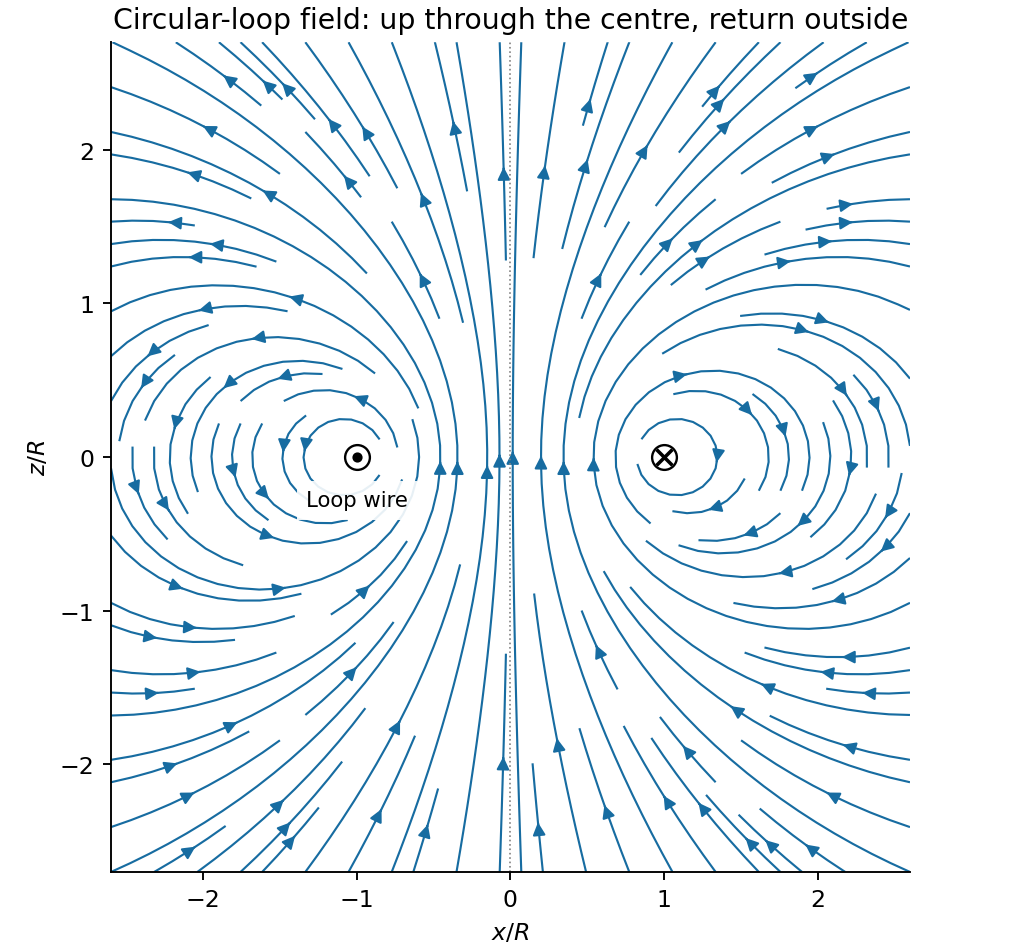

Write the Python code that produced this figure.
"""Original field-line plot from direct loop Biot-Savart integration."""
import numpy as np
import matplotlib.pyplot as plt
plt.rcParams.update({'font.size':10})
s=np.linspace(-2.6,2.6,151);z=np.linspace(-2.7,2.7,161);S,Z=np.meshgrid(s,z)
Bx=np.zeros_like(S);Bz=np.zeros_like(S)
for phi in np.arange(480)*2*np.pi/480:
 den=(S*S+1-2*S*np.cos(phi)+Z*Z)**1.5
 Bx+=Z*np.cos(phi)/den
 Bz+=(1-S*np.cos(phi))/den
mask=(np.hypot(S-1,Z)<.09)|(np.hypot(S+1,Z)<.09)
Bx[mask]=np.nan;Bz[mask]=np.nan
fig,ax=plt.subplots(figsize=(6,5.6),layout='constrained')
ax.streamplot(s,z,Bx,Bz,density=1.28,color='#176ca1',linewidth=.9,arrowsize=1.1)
ax.scatter([-1],[0],s=110,facecolor='white',edgecolor='black',zorder=5);ax.scatter([-1],[0],s=11,c='black',zorder=6)
ax.scatter([1],[0],s=110,facecolor='white',edgecolor='black',zorder=5);ax.scatter([1],[0],s=45,marker='x',c='black',zorder=6)
ax.text(-1.0,-.32,'Loop wire',ha='center',bbox={'facecolor':'white','edgecolor':'none','alpha':.9},fontsize=9)
ax.axvline(0,color='.5',ls=':',lw=.7)
ax.set(xlim=(-2.6,2.6),ylim=(-2.7,2.7),xlabel=r'$x/R$',ylabel=r'$z/R$',title='Circular-loop field: up through the centre, return outside')
ax.set_aspect('equal');ax.spines[['top','right']].set_visible(False)
fig.savefig('paper-1-coil-field.png',dpi=170,facecolor='white');plt.close(fig)
